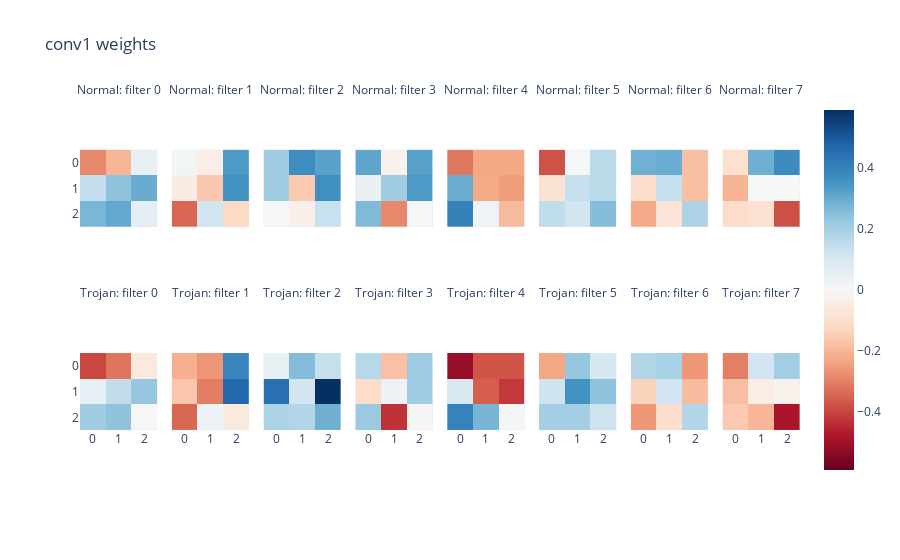

Write notebook code for a chart like this one.
### Code cell
conv1_weights = torch.cat([m.conv1.weight[:8].detach().squeeze() for m in [model, trojan_model]])
imshow(conv1_weights, title='conv1 weights', facet_col=0, facet_col_wrap=8,
       facet_labels=[f'{mod}: filter {i}' for mod in ['Normal', 'Trojan'] for i in range(8) ])

### Figure 1 — Plotly figure (JSON) as saved in the notebook; plotly's stock layout.template omitted (floating-point values rounded to 4 significant figures)
{"data": [{"coloraxis": "coloraxis", "hovertemplate": "x: %{x}<br>y: %{y}<br>color: %{z}<extra></extra>", "name": "0", "type": "heatmap", "xaxis": "x9", "yaxis": "y9", "z": [[-0.2863, -0.2003, 0.04402], [0.1437, 0.24, 0.2948], [0.2723, 0.3031, 0.05787]]}, {"coloraxis": "coloraxis", "hovertemplate": "x: %{x}<br>y: %{y}<br>color: %{z}<extra></extra>", "name": "1", "type": "heatmap", "xaxis": "x10", "yaxis": "y10", "z": [[0.01396, -0.03956, 0.3376], [-0.04607, -0.1589, 0.354], [-0.3426, 0.1196, -0.1197]]}, {"coloraxis": "coloraxis", "hovertemplate": "x: %{x}<br>y: %{y}<br>color: %{z}<extra></extra>", "name": "2", "type": "heatmap", "xaxis": "x11", "yaxis": "y11", "z": [[0.2095, 0.3705, 0.3205], [0.2081, -0.1579, 0.3632], [0.005419, -0.0316, 0.134]]}, {"coloraxis": "coloraxis", "hovertemplate": "x: %{x}<br>y: %{y}<br>color: %{z}<extra></extra>", "name": "3", "type": "heatmap", "xaxis": "x12", "yaxis": "y12", "z": [[0.3103, -0.02666, 0.3234], [0.04015, 0.2076, 0.3371], [0.2609, -0.2868, 0.007123]]}, {"coloraxis": "coloraxis", "hovertemplate": "x: %{x}<br>y: %{y}<br>color: %{z}<extra></extra>", "name": "4", "type": "heatmap", "xaxis": "x13", "yaxis": "y13", "z": [[-0.3144, -0.2291, -0.229], [0.2943, -0.2254, -0.2502], [0.4007, 0.02582, -0.1897]]}, {"coloraxis": "coloraxis", "hovertemplate": "x: %{x}<br>y: %{y}<br>color: %{z}<extra></extra>", "name": "5", "type": "heatmap", "xaxis": "x14", "yaxis": "y14", "z": [[-0.3765, 0.006056, 0.1618], [-0.08499, 0.1381, 0.1591], [0.1488, 0.1128, 0.2549]]}, {"coloraxis": "coloraxis", "hovertemplate": "x: %{x}<br>y: %{y}<br>color: %{z}<extra></extra>", "name": "6", "type": "heatmap", "xaxis": "x15", "yaxis": "y15", "z": [[0.286, 0.2936, -0.1783], [-0.1049, 0.1398, -0.1787], [-0.2242, -0.0788, 0.1838]]}, {"coloraxis": "coloraxis", "hovertemplate": "x: %{x}<br>y: %{y}<br>color: %{z}<extra></extra>", "name": "7", "type": "heatmap", "xaxis": "x16", "yaxis": "y16", "z": [[-0.09469, 0.2885, 0.3721], [-0.2037, 0.0007003, 0.00207], [-0.1118, -0.09059, -0.3814]]}, {"coloraxis": "coloraxis", "hovertemplate": "x: %{x}<br>y: %{y}<br>color: %{z}<extra></extra>", "name": "8", "type": "heatmap", "xaxis": "x", "yaxis": "y", "z": [[-0.3956, -0.3182, -0.05935], [0.05424, 0.1487, 0.2278], [0.2092, 0.238, -0.003669]]}, {"coloraxis": "coloraxis", "hovertemplate": "x: %{x}<br>y: %{y}<br>color: %{z}<extra></extra>", "name": "9", "type": "heatmap", "xaxis": "x2", "yaxis": "y2", "z": [[-0.2132, -0.2622, 0.3867], [-0.1606, -0.3033, 0.4639], [-0.3403, 0.03508, -0.05795]]}, {"coloraxis": "coloraxis", "hovertemplate": "x: %{x}<br>y: %{y}<br>color: %{z}<extra></extra>", "name": "10", "type": "heatmap", "xaxis": "x3", "yaxis": "y3", "z": [[0.04576, 0.2565, 0.1388], [0.4447, 0.1113, 0.5894], [0.1867, 0.1757, 0.287]]}, {"coloraxis": "coloraxis", "hovertemplate": "x: %{x}<br>y: %{y}<br>color: %{z}<extra></extra>", "name": "11", "type": "heatmap", "xaxis": "x4", "yaxis": "y4", "z": [[0.1676, -0.1758, 0.2118], [-0.1141, 0.03544, 0.2087], [0.2216, -0.4293, -0.00944]]}, {"coloraxis": "coloraxis", "hovertemplate": "x: %{x}<br>y: %{y}<br>color: %{z}<extra></extra>", "name": "12", "type": "heatmap", "xaxis": "x5", "yaxis": "y5", "z": [[-0.5153, -0.3717, -0.3727], [0.09711, -0.3568, -0.4171], [0.3973, 0.273, 0.01284]]}, {"coloraxis": "coloraxis", "hovertemplate": "x: %{x}<br>y: %{y}<br>color: %{z}<extra></extra>", "name": "13", "type": "heatmap", "xaxis": "x6", "yaxis": "y6", "z": [[-0.2308, 0.2294, 0.1025], [0.1221, 0.3564, 0.2404], [0.2022, 0.2013, 0.1256]]}, {"coloraxis": "coloraxis", "hovertemplate": "x: %{x}<br>y: %{y}<br>color: %{z}<extra></extra>", "name": "14", "type": "heatmap", "xaxis": "x7", "yaxis": "y7", "z": [[0.1748, 0.193, -0.26], [-0.1378, 0.1156, -0.1834], [-0.2576, -0.1018, 0.1753]]}, {"coloraxis": "coloraxis", "hovertemplate": "x: %{x}<br>y: %{y}<br>color: %{z}<extra></extra>", "name": "15", "type": "heatmap", "xaxis": "x8", "yaxis": "y8", "z": [[-0.3011, 0.1163, 0.2065], [-0.1821, -0.04266, -0.0261], [-0.1577, -0.1985, -0.4853]]}], "layout": {"annotations": [{"font": {}, "showarrow": false, "text": "Trojan: filter 0", "x": 0.05375, "xanchor": "center", "xref": "paper", "y": 0.465, "yanchor": "bottom", "yref": "paper"}, {"font": {}, "showarrow": false, "text": "Trojan: filter 1", "x": 0.1812, "xanchor": "center", "xref": "paper", "y": 0.465, "yanchor": "bottom", "yref": "paper"}, {"font": {}, "showarrow": false, "text": "Trojan: filter 2", "x": 0.3087, "xanchor": "center", "xref": "paper", "y": 0.465, "yanchor": "bottom", "yref": "paper"}, {"font": {}, "showarrow": false, "text": "Trojan: filter 3", "x": 0.4363, "xanchor": "center", "xref": "paper", "y": 0.465, "yanchor": "bottom", "yref": "paper"}, {"font": {}, "showarrow": false, "text": "Trojan: filter 4", "x": 0.5637, "xanchor": "center", "xref": "paper", "y": 0.465, "yanchor": "bottom", "yref": "paper"}, {"font": {}, "showarrow": false, "text": "Trojan: filter 5", "x": 0.6912, "xanchor": "center", "xref": "paper", "y": 0.465, "yanchor": "bottom", "yref": "paper"}, {"font": {}, "showarrow": false, "text": "Trojan: filter 6", "x": 0.8188, "xanchor": "center", "xref": "paper", "y": 0.465, "yanchor": "bottom", "yref": "paper"}, {"font": {}, "showarrow": false, "text": "Trojan: filter 7", "x": 0.9463, "xanchor": "center", "xref": "paper", "y": 0.465, "yanchor": "bottom", "yref": "paper"}, {"font": {}, "showarrow": false, "text": "Normal: filter 0", "x": 0.05375, "xanchor": "center", "xref": "paper", "y": 1.0, "yanchor": "bottom", "yref": "paper"}, {"font": {}, "showarrow": false, "text": "Normal: filter 1", "x": 0.1812, "xanchor": "center", "xref": "paper", "y": 1.0, "yanchor": "bottom", "yref": "paper"}, {"font": {}, "showarrow": false, "text": "Normal: filter 2", "x": 0.3087, "xanchor": "center", "xref": "paper", "y": 1.0, "yanchor": "bottom", "yref": "paper"}, {"font": {}, "showarrow": false, "text": "Normal: filter 3", "x": 0.4363, "xanchor": "center", "xref": "paper", "y": 1.0, "yanchor": "bottom", "yref": "paper"}, {"font": {}, "showarrow": false, "text": "Normal: filter 4", "x": 0.5637, "xanchor": "center", "xref": "paper", "y": 1.0, "yanchor": "bottom", "yref": "paper"}, {"font": {}, "showarrow": false, "text": "Normal: filter 5", "x": 0.6912, "xanchor": "center", "xref": "paper", "y": 1.0, "yanchor": "bottom", "yref": "paper"}, {"font": {}, "showarrow": false, "text": "Normal: filter 6", "x": 0.8188, "xanchor": "center", "xref": "paper", "y": 1.0, "yanchor": "bottom", "yref": "paper"}, {"font": {}, "showarrow": false, "text": "Normal: filter 7", "x": 0.9463, "xanchor": "center", "xref": "paper", "y": 1.0, "yanchor": "bottom", "yref": "paper"}], "coloraxis": {"cmid": 0, "colorscale": [[0, "rgb(103,0,31)"], [0.1, "rgb(178,24,43)"], [0.2, "rgb(214,96,77)"], [0.3, "rgb(244,165,130)"], [0.4, "rgb(253,219,199)"], [0.5, "rgb(247,247,247)"], [0.6, "rgb(209,229,240)"], [0.7, "rgb(146,197,222)"], [0.8, "rgb(67,147,195)"], [0.9, "rgb(33,102,172)"], [1, "rgb(5,48,97)"]]}, "title": {"text": "conv1 weights"}, "xaxis": {"anchor": "y", "constrain": "domain", "domain": [0, 0.1075], "scaleanchor": "y"}, "xaxis10": {"anchor": "y10", "domain": [0.1275, 0.235], "matches": "x", "showticklabels": false}, "xaxis11": {"anchor": "y11", "domain": [0.255, 0.3625], "matches": "x", "showticklabels": false}, "xaxis12": {"anchor": "y12", "domain": [0.3825, 0.49], "matches": "x", "showticklabels": false}, "xaxis13": {"anchor": "y13", "domain": [0.51, 0.6175], "matches": "x", "showticklabels": false}, "xaxis14": {"anchor": "y14", "domain": [0.6375, 0.745], "matches": "x", "showticklabels": false}, "xaxis15": {"anchor": "y15", "domain": [0.765, 0.8725], "matches": "x", "showticklabels": false}, "xaxis16": {"anchor": "y16", "domain": [0.8925, 1], "matches": "x", "showticklabels": false}, "xaxis2": {"anchor": "y2", "domain": [0.1275, 0.235], "matches": "x"}, "xaxis3": {"anchor": "y3", "domain": [0.255, 0.3625], "matches": "x"}, "xaxis4": {"anchor": "y4", "domain": [0.3825, 0.49], "matches": "x"}, "xaxis5": {"anchor": "y5", "domain": [0.51, 0.6175], "matches": "x"}, "xaxis6": {"anchor": "y6", "domain": [0.6375, 0.745], "matches": "x"}, "xaxis7": {"anchor": "y7", "domain": [0.765, 0.8725], "matches": "x"}, "xaxis8": {"anchor": "y8", "domain": [0.8925, 1], "matches": "x"}, "xaxis9": {"anchor": "y9", "domain": [0, 0.1075], "matches": "x", "showticklabels": false}, "yaxis": {"anchor": "x", "autorange": "reversed", "constrain": "domain", "domain": [0, 0.465]}, "yaxis10": {"anchor": "x10", "domain": [0.535, 1.0], "matches": "y", "showticklabels": false}, "yaxis11": {"anchor": "x11", "domain": [0.535, 1.0], "matches": "y", "showticklabels": false}, "yaxis12": {"anchor": "x12", "domain": [0.535, 1.0], "matches": "y", "showticklabels": false}, "yaxis13": {"anchor": "x13", "domain": [0.535, 1.0], "matches": "y", "showticklabels": false}, "yaxis14": {"anchor": "x14", "domain": [0.535, 1.0], "matches": "y", "showticklabels": false}, "yaxis15": {"anchor": "x15", "domain": [0.535, 1.0], "matches": "y", "showticklabels": false}, "yaxis16": {"anchor": "x16", "domain": [0.535, 1.0], "matches": "y", "showticklabels": false}, "yaxis2": {"anchor": "x2", "domain": [0, 0.465], "matches": "y", "showticklabels": false}, "yaxis3": {"anchor": "x3", "domain": [0, 0.465], "matches": "y", "showticklabels": false}, "yaxis4": {"anchor": "x4", "domain": [0, 0.465], "matches": "y", "showticklabels": false}, "yaxis5": {"anchor": "x5", "domain": [0, 0.465], "matches": "y", "showticklabels": false}, "yaxis6": {"anchor": "x6", "domain": [0, 0.465], "matches": "y", "showticklabels": false}, "yaxis7": {"anchor": "x7", "domain": [0, 0.465], "matches": "y", "showticklabels": false}, "yaxis8": {"anchor": "x8", "domain": [0, 0.465], "matches": "y", "showticklabels": false}, "yaxis9": {"anchor": "x9", "domain": [0.535, 1.0], "matches": "y"}}}
